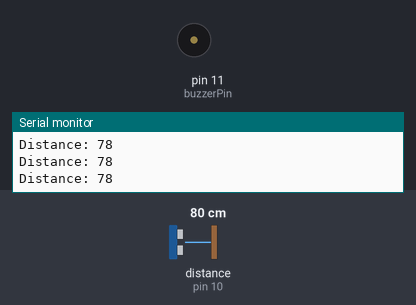
Recording of a sketch running on a simulated Arduino Uno, built with avr-gcc and run on an emulated ATmega328P. On the bench: buzzer (waves = sounding), the last lines printed to the serial monitor. Wiring (inferred from the names in the program): ultrasonic range finder: trigger pin 9; echo pin 10. Inputs (shaded band) come from the test bench; at power-on: distance to the obstacle (sensor on pin 10) 80 cm. The echo pulse lasts 58.3 µs per cm.

Above: at 1.2 s.
1.3 s: distance to the obstacle (sensor on pin 10) set to 40 cm
2.8 s: distance to the obstacle (sensor on pin 10) set to 33 cm
At 5.7 s:
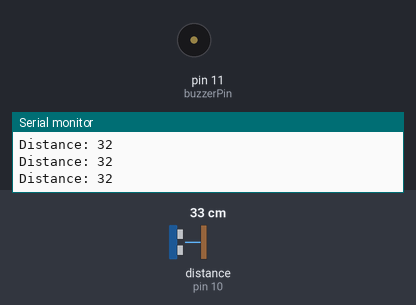
5.8 s: distance to the obstacle (sensor on pin 10) set to 60 cm
At 6.6 s:
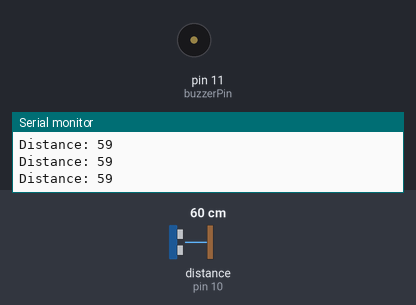
Timing chart, 0 to 8.8 s (numbered marks = the images above; inputs shaded):
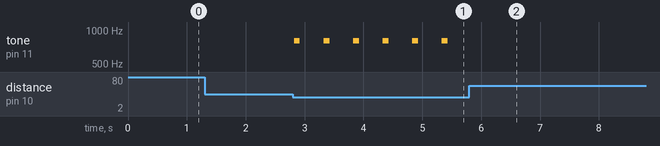

Measured:
- the behaviour switches between 36 and 35 cm on distance to the obstacle (sensor on pin 10) (found by bisection; images 0 and 1)
- after the input at 2.8 s, tone on pin 11 (buzzerPin): alternates 800 Hz for 0.10 s and silent for 0.40 s, starting at once
- after the input at 5.8 s, tone on pin 11 (buzzerPin): stops changing and stays silent

The sketch:

DistanceBeep.ino
```cpp
// defines pins numbers
const int trigPin = 9;
const int echoPin = 10;
const int buzzerPin = 11;
const int ToneHeight = 800;

// defines variables
long duration;
int distance;

void setup() {
  pinMode(trigPin, OUTPUT); // Sets the trigPin as an Output
  pinMode(echoPin, INPUT); // Sets the echoPin as an Input
  Serial.begin(9600); // Starts the serial communication
}

void loop() {
  // Clears the trigPin
  digitalWrite(trigPin, LOW);
  delayMicroseconds(2);
  // Sets the trigPin on HIGH state for 10 micro seconds
  digitalWrite(trigPin, HIGH);
  delayMicroseconds(10);
  digitalWrite(trigPin, LOW);
  // Reads the echoPin, returns the sound wave travel time in microseconds
  duration = pulseIn(echoPin, HIGH);
  // Calculating the distance
  distance = duration * 0.034 / 2;
  // Prints the distance on the Serial Monitor
  Serial.print("Distance: ");
  Serial.println(distance);
  // Checks distance and sets buzzer to beep
  if(distance < 15) {
    tone(buzzerPin, ToneHeight, 100);
    delay(100);
  }
  else if(distance < 25) {
    tone(buzzerPin, ToneHeight, 100);
    delay(200);
  }
  else if(distance < 35) {
    tone(buzzerPin, ToneHeight, 100);
    delay(500);
  }
}
```
